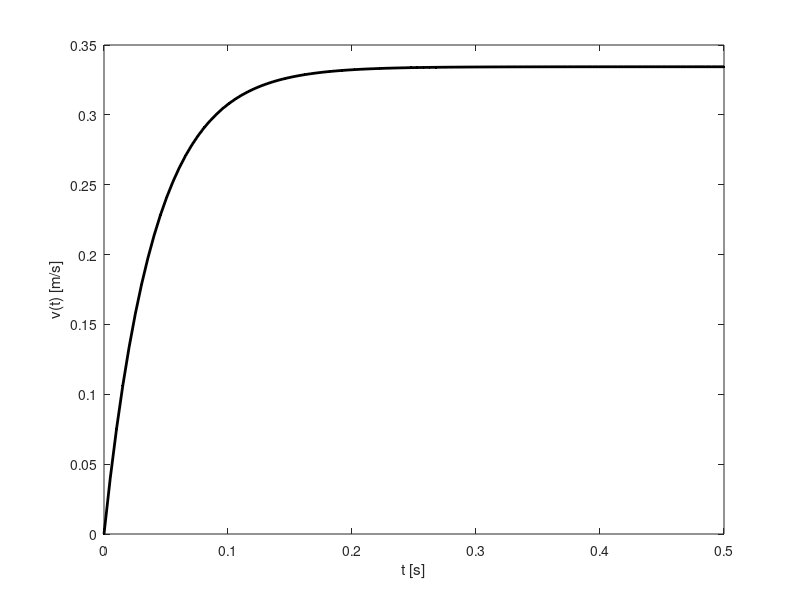

Recreate this plot in MATLAB.
% Plot the reference solution of the Stokes problem.
function stokesref
    g=9.81;%m.s^-2
    r=0.005;%m
    eta=1100*1e-3;%1 Centipoise =1 mPa s
    rhos=7.85e3;%kg/m^3
    rhof=1.10e3;%kg/m^3
    v0 = 0;% meters per second
    tspan =[0  0.5];
    t=linspace(tspan(1),tspan(2), 100);
    vt =(2*r^2*(rhos-rhof))/(9*eta)*g +...
        (v0-(2*r^2*(rhos-rhof))/(9*eta)*g)*exp (-(9*eta)/(2*r^2*rhos)*t);
    plot(t,vt, 'linewidth', 2, 'color', 'black', 'marker', '.'); hold on
    xlabel('t [s]'),ylabel('v(t) [m/s]')
end